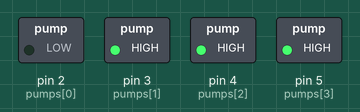
The sketch below on a simulated Arduino Uno, built with avr-gcc and run on an emulated ATmega328P. Shown: switched loads named in the sketch (green lamp = pin HIGH).

Above: at 2.0 s.
At 10.0 s:
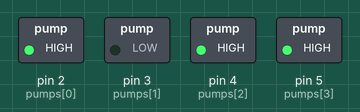
At 18.0 s:
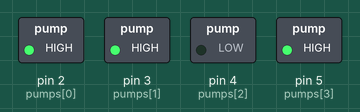
At 26.0 s:
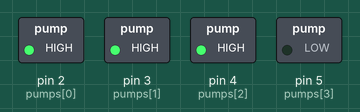
At 38.0 s:
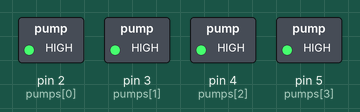
Timing chart, 0 to 41.6 s (numbered marks = the images above):
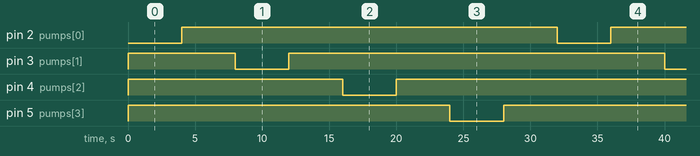

Measured:
- by itself, pin 2 (pumps[0]), pin 3 (pumps[1]), pin 4 (pumps[2]), pin 5 (pumps[3]): alternates HIGH for 28.0 s and LOW for 4.0 s
- by itself, everything shown: repeats every 32.0 s, in 8 steps

The sketch:

sketch_apr7a.ino
```cpp
const int pumps[] = {2, 3, 4, 5};
void setup() {
  for (int i = 0; i < 4; i++) {
    pinMode(pumps[i], OUTPUT);
    digitalWrite(pumps[i], HIGH);
  }
}
void loop() {
  for (int i = 0; i < 4; i++) {
    controlPump(pumps[i], true);
    delay(4000);
    controlPump(pumps[i], false);
    delay(4000);
  }
}
void controlPump(int pin, bool state) {
  if (state == true) {
    digitalWrite(pin, LOW);
  } else {
    digitalWrite(pin, HIGH);
  }
}
```
